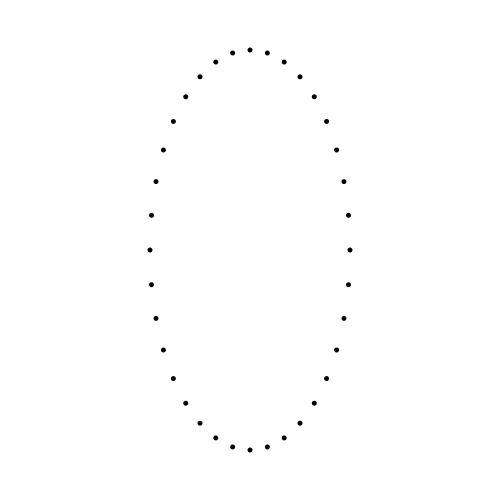
Frame 1 (no input)
Frame 60 (the mouse pressed at the canvas centre just before this capture): identical to frame 1, image omitted
Frame 120 (the mouse held since frame 60 and released just before this capture): identical to frame 1, image omitted

The Processing sketch that drew this single still picture (run headless with seeded random() and noise(); from frame 60 on, the mouse is pressed at the canvas centre):

// Processing sketch: round10
// ── round10.pde
float rw = 100; // 横の半径
float rh = 200; // 縦の半径
void setup() {
  size(500,500);
  noStroke();
}

void draw() {
  background(255);
  fill(0);
  for (int i=0; i<360; i+=10) {
    float rad = radians(i);
    float x = width/2 + rw * cos(rad);
    float y = height/2 + rh * sin(rad);
    ellipse(x,y,5,5);
  }
}
